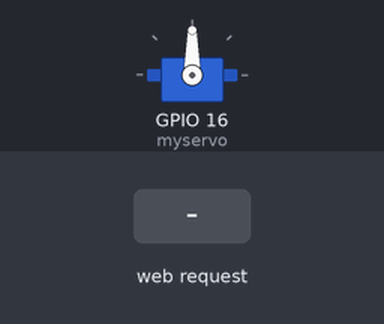
Bench run of a sketch on a simulated ESP8266 (NodeMCU). Shown: servo. The inputs (shaded band) are chosen by the test bench. WiFi joins after 1.5 s; servers stay silent unless stated; what the sketch prints to the serial monitor is not drawn.

Above: at 2.7 s.
2.8 s: HTTP request GET /?servo=angle received
At 3.4 s:
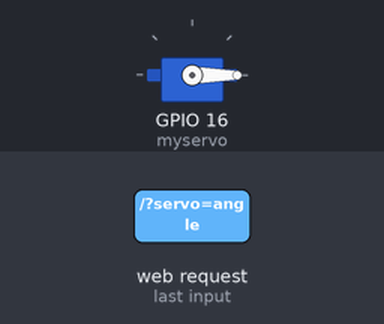
Timing chart, 0 to 5.8 s (numbered marks = the images above; inputs shaded):
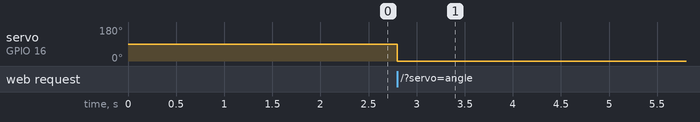

Measured:
- after the input at 2.8 s, servo on GPIO 16 (myservo): 90° → 0° at once

The sketch:

ESP8266_SG90.ino
```cpp
#include <ESP8266WiFi.h>
#include <ESP8266WebServer.h>
#include <Servo.h>

Servo myservo;

ESP8266WebServer server(80); //port nunber is 80

const char* ssid = "iPhone";
const char* password = "s35r3nzbif4km";

int servo_angle; // SG-90的角度

void setup() {
  // put your setup code here, to run once:
  Serial.begin(115200);
  WiFi.begin(ssid,password);
  while (WiFi.status() != WL_CONNECTED) delay(500);
  WiFi.mode(WIFI_STA);
  Serial.print(WiFi.localIP());

  myservo.attach(16);

  server.on("/",[](){ //ip/?servo=angle90
    String url =server.arg("servo");
    String state = url.substring(0,5);
    String value = url.substring(5);
    servo_angle = value.toInt();

    if(state == "angle"){
      myservo.write(servo_angle);
    }
  });

  server.begin();
}

void loop() {
  // put your main code here, to run repeatedly:
  server.handleClient();
}
```
